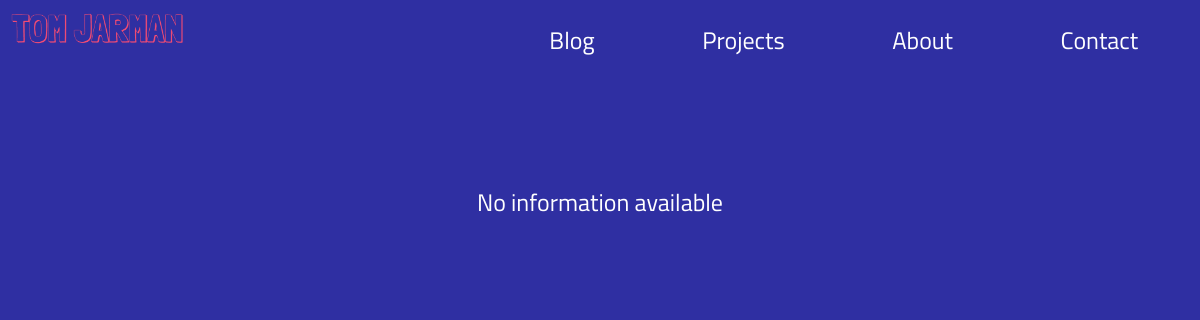
/home/about/, run on an earlier commit of the app's database.
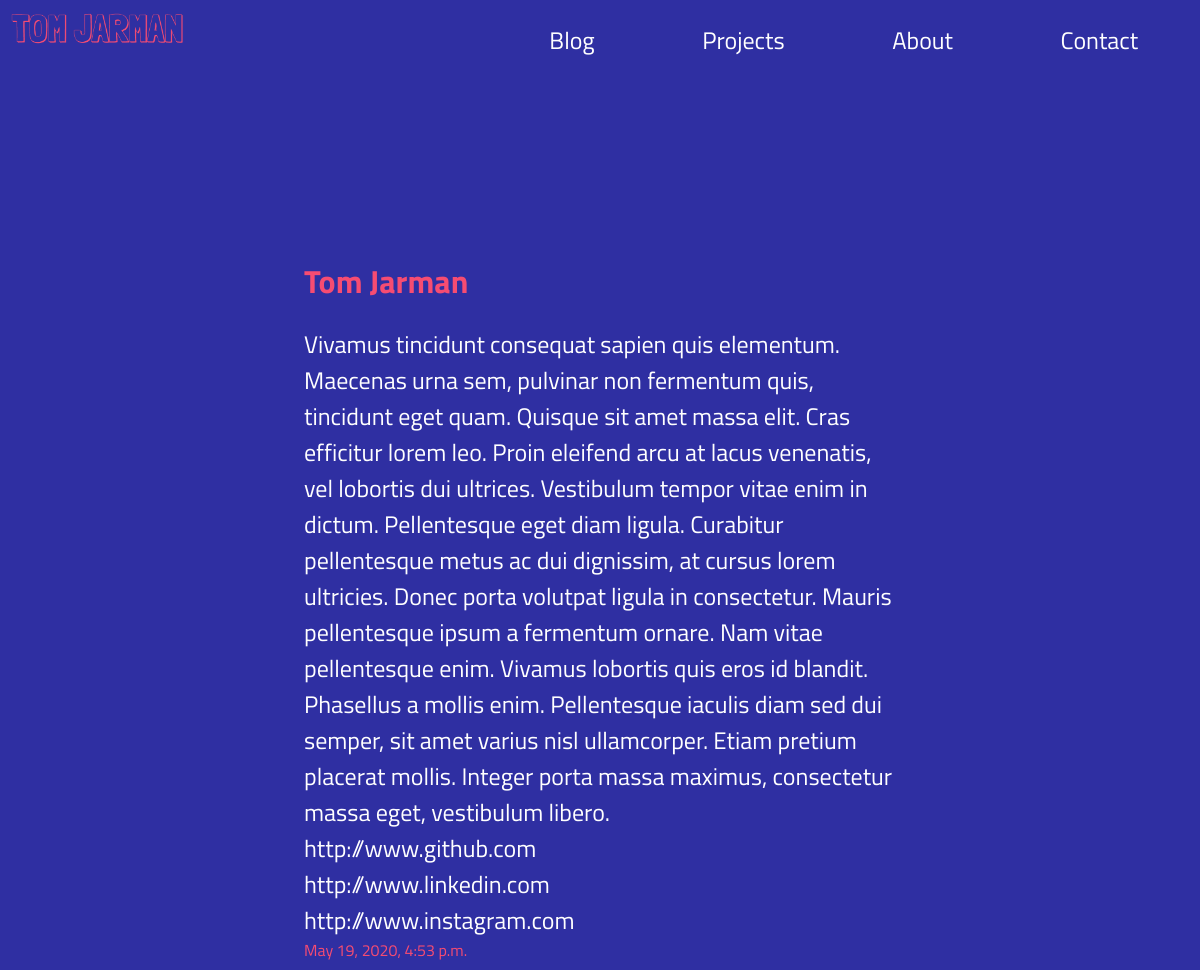
And on a later commit of the database.
### blog/models.py (models this page shows, shortened)
class About(models.Model):
    name = models.CharField(max_length=100)
    text = models.TextField()
    image = models.FileField(blank=True)
    github = models.URLField()
    linkedin = models.URLField()
    instagram = models.URLField()
    updated_on = models.DateTimeField(auto_now=True)

### blog/views.py (the view)
# urls.py: path('about/', views.AboutView.as_view(), name='about'),
class AboutView(generic.ListView):
    template_name = 'blog/about.html'
    context_object_name = 'about'
    t = create_tracker()
    def get_queryset(self):
        url = BLOG_URL + reverse('blog:about')
        self.t.track_page_view(url, "About")
        return About.objects.first()

### blog/templates/blog/about.html
{% include "blog/navbar.html" %}
<div class="about">
    {% if about %}
        <div class="about-info">
            <h1 class="name">{{ about.name }}</h1>
            <p>{{ about.text }}</p>
            <p><a href={{ about.github }}>{{ about.github }}</a></p>
            <p><a href={{ about.linkedin }}>{{ about.linkedin }}</a></p>
            <p><a href={{ about.instagram }}>{{ about.instagram }}</a></p>
            <p class="updated">{{ about.updated_on }}</p>
        </div>
    {% else %}
        <div class="not-available">
            <p>No information available</p>
        </div>
    {% endif %}
</div>

What changed in the data, as far as the page shows it:
added About: name "Tom Jarman", text "Vivamus tincidunt consequat sapien quis elementum. Maecenas urna sem, pulvinar non fermentum quis, tincidunt eget quam. Quisque sit amet massa elit. Cras efficitur lorem leo. Proin eleifend arcu at lacus venenatis, vel lobortis dui ultrices. Vestibulum tempor vitae enim in dictum. Pellentesque eget diam ligula. Curabitur pellentesque metus ac dui dignissim, at cursus lorem ultricies. Donec porta volutpat ligula in consectetur. Mauris pellentesque ipsum a fermentum ornare. Nam vitae pellentesque enim. Vivamus lobortis quis eros id blandit. Phasellus a mollis enim. Pellentesque iaculis diam sed dui semper, sit amet varius nisl ullamcorper. Etiam pretium placerat mollis. Integer porta massa…", github "http://www.github.com", linkedin "http://www.linkedin.com", instagram "http://www.instagram.com", updated_on "May 19, 2020, 4:53 p.m."
Also different on the page:
text no longer shown: "No information available"
